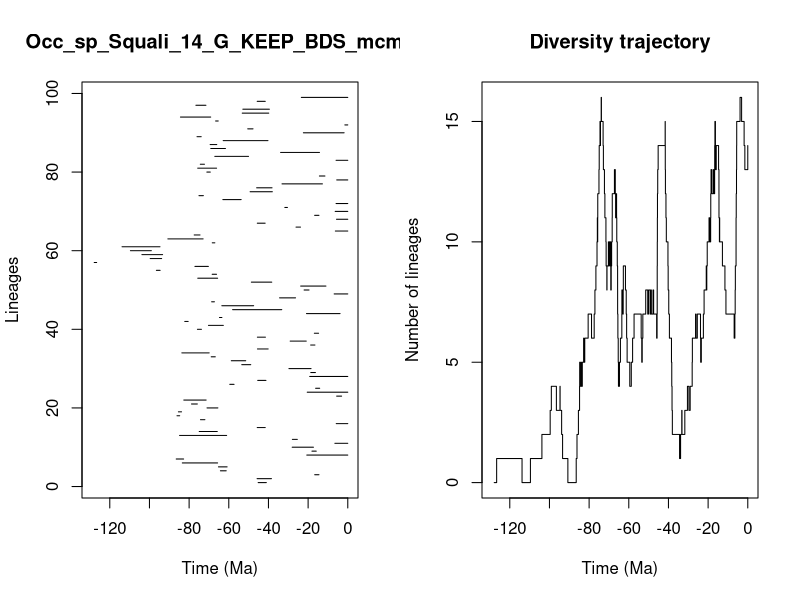

Write R code to recreate this figure.


pdf(file='../Results/Species/5_MA_bins_EP_FT/pyrate_mcmc_logs/Occ_sp_Squali_14_G_KEEP_BDS_mcmc_LTT.pdf',width=0.6*20, height=0.6*10)
title = "Occ_sp_Squali_14_G_KEEP_BDS_mcmc"
ts=c(45.19066077785458, 45.72746259438474,16.67205161951908,64.21672001240336,65.20841511363206,83.43246388306365,86.50594008882427,20.66674066136914,18.07122598231082,28.035463191061783,6.509890617401357,27.93991741132624,84.81403781922945,74.9098801885873,45.66491381902307,5.822398491430079,74.26967922836911,86.11113592561723,85.39713805286219,70.97710699141983,78.78993907697692,82.68226304837897,5.612488240159978,20.448439713876066,16.209094532331335,59.49921382656344,45.41164829782663,19.193007960898267,18.659388431214236,29.6751016474391,53.4544452861687,58.73468997409365,68.86047987948973,83.66394490151173,45.5355564762284,18.71790525953749,29.046563169112787,45.58317507628725,16.857495074752187,75.80908398911217,70.2486587628395,82.1966219151939,64.69669122910835,20.820171166806244,58.07625708263685,63.50360680638565,68.6467462933186,34.394650456279955,6.8708779061213425,22.026986300655285,23.75434662048729,48.61483353804642,75.6392949787039,68.37254710531244,96.50345223001128,77.07406659631964,127.85440389223704,99.63120130955949,103.80390545069692,109.59441476211202,113.81828757052926,68.32968922442224,90.71282217718193,77.44332843569333,6.267428875353947,26.098077498962212,45.623381994559765,5.686808434123221,16.714057373180417,6.3522391719366675,31.743555851216854,5.909533080174768,62.99218503379137,75.03609041144655,49.24644259540269,45.95342250597142,33.166350180381194,5.578078404396566,14.308044462994399,71.05996474741747,75.66718599739188,74.3556005671074,5.903995046024312,67.04775921892751,33.87769799499321,69.07657581111194,69.397062864207,62.81754174068709,76.01719695311405,22.384096257886704,50.443402089099,1.4763346233186094,66.64095990530099,84.36627821776025,53.22312925604093,52.910571266985265,76.57932699608013,45.674626856951456,23.424171446174572)
te=c(41.069013029433684, 38.474698141496184,14.521081190695506,61.28794417737308,60.834686208604225,65.63606126104145,82.77206510423794,0.0,15.89858978234675,17.31591361945091,0.0,25.447574008867353,61.08360805401373,65.80068847869019,41.61663016510531,0.0,72.04743537978335,84.75256805649825,83.82436048674825,65.49642111206212,75.85215867112795,71.41886117001556,3.112001524871642,0.0,14.166512453686872,57.33554819486594,41.25536713758059,0.0,16.311728554144498,18.51704959645233,48.92936735453595,51.45983650682201,66.80403206130084,69.89068815777432,40.14653377928793,16.566921927732242,20.942164007304118,41.525986367066565,14.723067810214518,73.79584142649084,62.75069602748424,80.48752912196433,63.469452402087455,3.891988485561739,33.28710530179762,47.46565427933896,67.23855070873772,26.33527640294039,0.0,19.53367648484532,11.011787759834139,38.32593939359104,65.62257591255505,66.17613194337424,94.62346716527477,70.28767540835887,126.62437089236114,93.85629185079347,93.37648389265301,99.04975603673289,94.68950873821163,67.03200802946277,72.94469738992625,74.5116784664227,0.0,23.843173267622277,41.661435834364774,0.0,14.534100961866569,0.0,30.42546228706196,0.0,53.74941256445254,72.80192612668834,38.033527436974914,38.18791837857073,12.786244732112374,0.0,11.52254812626921,69.32214982394461,66.14967355372882,72.2732364180167,0.0,50.039138154414566,14.272569721268084,61.67822588805678,66.05646090268591,40.24880839516563,73.91452238790883,1.8452680136526851,47.780315970187914,0.0,65.32420515783883,69.11592595999242,39.845389922754876,39.51650647116737,71.52233410422286,41.59882221489405,0.0)
div_traj=c(0, 1,0,1,2,3,4,3,4,3,2,1,0,1,2,3,4,5,4,5,4,5,6,5,6,7,6,7,8,9,10,11,10,11,12,13,14,15,14,15,16,15,14,13,12,11,10,9,8,9,10,9,10,9,10,9,8,9,10,11,12,13,12,13,12,11,12,11,10,9,8,7,6,5,4,5,6,7,8,7,8,9,8,7,6,5,4,5,6,7,6,5,6,7,8,7,8,7,8,7,8,7,6,7,8,9,10,11,12,13,14,15,14,13,12,11,10,9,8,7,6,5,4,3,2,1,2,3,2,3,4,3,4,5,6,7,6,7,6,5,6,7,8,9,8,9,10,11,10,11,12,13,12,13,12,13,14,15,14,13,14,13,12,11,10,11,10,9,8,7,6,7,8,9,10,11,12,13,14,15,16,15,14,13,14)
time_events=c(127.85440389223704, 126.62437089236114,113.81828757052926,109.59441476211202,103.80390545069692,99.63120130955949,99.04975603673289,96.50345223001128,94.68950873821163,94.62346716527477,93.85629185079347,93.37648389265301,90.71282217718193,86.50594008882427,86.11113592561723,85.39713805286219,84.81403781922945,84.75256805649825,84.36627821776025,83.82436048674825,83.66394490151173,83.43246388306365,82.77206510423794,82.68226304837897,82.1966219151939,80.48752912196433,78.78993907697692,77.44332843569333,77.07406659631964,76.57932699608013,76.01719695311405,75.85215867112795,75.80908398911217,75.66718599739188,75.6392949787039,75.03609041144655,74.9098801885873,74.5116784664227,74.3556005671074,74.26967922836911,73.91452238790883,73.79584142649084,72.94469738992625,72.80192612668834,72.2732364180167,72.04743537978335,71.52233410422286,71.41886117001556,71.05996474741747,70.97710699141983,70.28767540835887,70.2486587628395,69.89068815777432,69.397062864207,69.32214982394461,69.11592595999242,69.07657581111194,68.86047987948973,68.6467462933186,68.37254710531244,68.32968922442224,67.23855070873772,67.04775921892751,67.03200802946277,66.80403206130084,66.64095990530099,66.17613194337424,66.14967355372882,66.05646090268591,65.80068847869019,65.63606126104145,65.62257591255505,65.49642111206212,65.32420515783883,65.20841511363206,64.69669122910835,64.21672001240336,63.50360680638565,63.469452402087455,62.99218503379137,62.81754174068709,62.75069602748424,61.67822588805678,61.28794417737308,61.08360805401373,60.834686208604225,59.49921382656344,58.73468997409365,58.07625708263685,57.33554819486594,53.74941256445254,53.4544452861687,53.22312925604093,52.910571266985265,51.45983650682201,50.443402089099,50.039138154414566,49.24644259540269,48.92936735453595,48.61483353804642,47.780315970187914,47.46565427933896,45.95342250597142,45.72746259438474,45.674626856951456,45.66491381902307,45.623381994559765,45.58317507628725,45.5355564762284,45.41164829782663,45.19066077785458,41.661435834364774,41.61663016510531,41.59882221489405,41.525986367066565,41.25536713758059,41.069013029433684,40.24880839516563,40.14653377928793,39.845389922754876,39.51650647116737,38.474698141496184,38.32593939359104,38.18791837857073,38.033527436974914,34.394650456279955,33.87769799499321,33.28710530179762,33.166350180381194,31.743555851216854,30.42546228706196,29.6751016474391,29.046563169112787,28.035463191061783,27.93991741132624,26.33527640294039,26.098077498962212,25.447574008867353,23.843173267622277,23.75434662048729,23.424171446174572,22.384096257886704,22.026986300655285,20.942164007304118,20.820171166806244,20.66674066136914,20.448439713876066,19.53367648484532,19.193007960898267,18.71790525953749,18.659388431214236,18.51704959645233,18.07122598231082,17.31591361945091,16.857495074752187,16.714057373180417,16.67205161951908,16.566921927732242,16.311728554144498,16.209094532331335,15.89858978234675,14.723067810214518,14.534100961866569,14.521081190695506,14.308044462994399,14.272569721268084,14.166512453686872,12.786244732112374,11.52254812626921,11.011787759834139,6.8708779061213425,6.509890617401357,6.3522391719366675,6.267428875353947,5.909533080174768,5.903995046024312,5.822398491430079,5.686808434123221,5.612488240159978,5.578078404396566,3.891988485561739,3.112001524871642,1.8452680136526851,1.4763346233186094,0.0)
                par(mfrow=c(1,2))
                L = length(ts)
                plot(ts, 1:L , xlim=c(-max(ts)-1,0), pch=20, type="n", main=title,xlab="Time (Ma)",ylab="Lineages")
                for (i in 1:L){segments(x0=-te[i],y0=i,x1=-ts[i],y1=i)}    
                t = -time_events
                plot(div_traj ~ t,type="s", main = "Diversity trajectory",xlab="Time (Ma)",ylab="Number of lineages",xlim=c(-max(ts)-1,0))
                abline(v=c(65,200,251,367,445),lty=2,col="gray")
                
